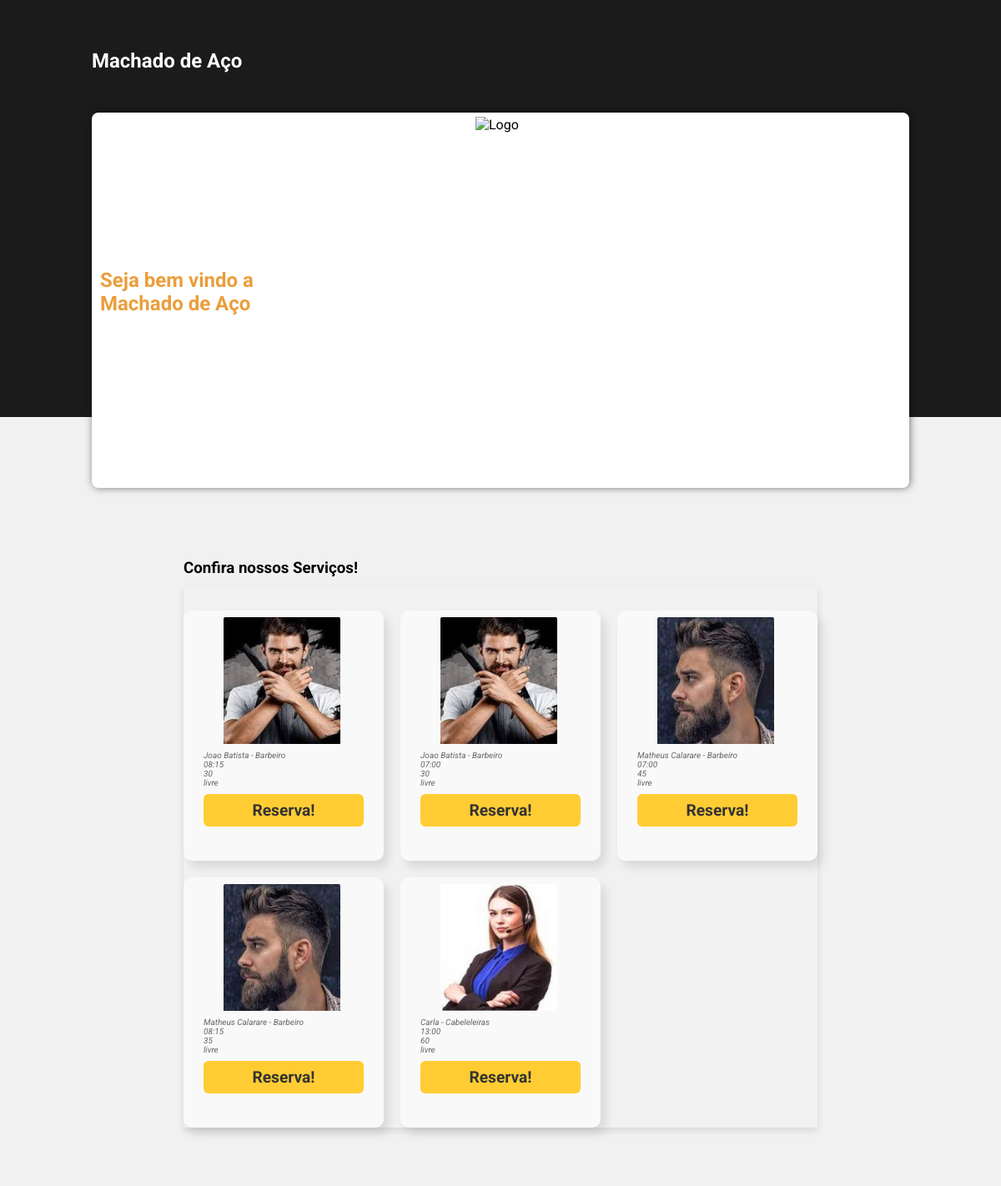
The page /machado-de-aco/horarios/ on the database as committed earlier.
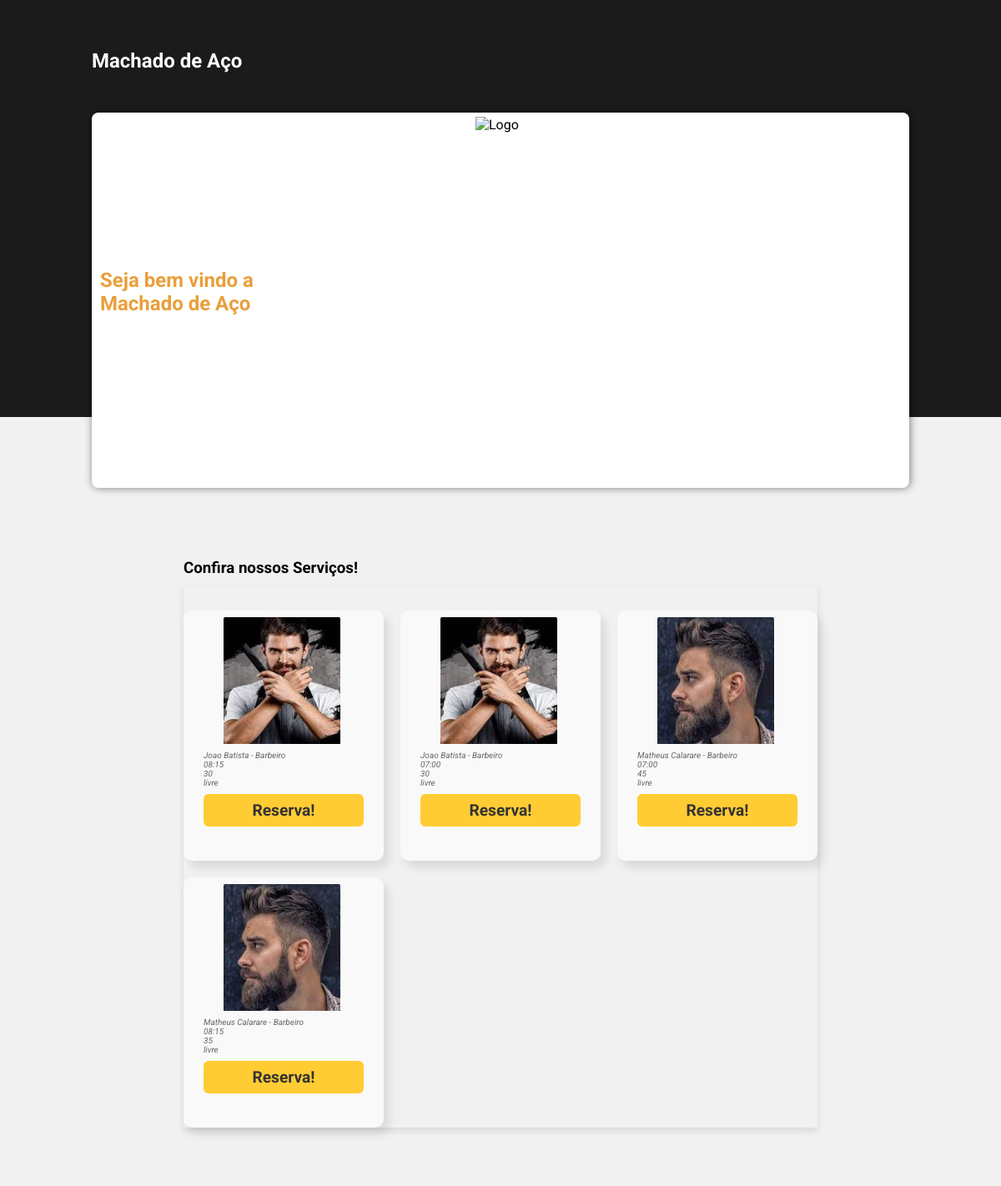
The same page on the database as committed later.
### core/models.py (models this page shows, shortened)
class HorarioAtendimento(models.Model):
    empresa = models.ForeignKey('Empresa', on_delete=models.CASCADE,null=True, blank=True)
    profissional = models.ForeignKey('Profissional', on_delete=models.CASCADE,null=True, blank=True)
    hora_abertura = models.TimeField(null=True, blank=True)
    duracao_minutos = models.IntegerField(null=True, blank=True)
    confirmacao = models.BooleanField(default=False,null=True, blank=True)
    def get_confirmacao_display(self):
        return "reservado" if self.confirmacao else "livre"

class Profissional(models.Model):
    empresa = models.ForeignKey('Empresa', on_delete=models.CASCADE)
    nome = models.CharField(max_length=100)
    imagem = models.ImageField(upload_to='imagens/',blank=True, null=True)
    especialidade = models.ForeignKey(Servicos, on_delete=models.CASCADE)
    def __str__(self):
        return f'{self.nome} - {self.especialidade}'

class Servicos(models.Model):
    empresa = models.ForeignKey('Empresa', on_delete=models.CASCADE, null=True, blank=True)
    servico = models.CharField(max_length=100, null=True, blank=True)
    imagem = models.ImageField(upload_to='imagens/',blank=True, null=True)
    descricao = models.TextField(null=True, blank=True)
    def __str__(self):
        return f'{self.servico}'

### core/visivel.py (the view)
# urls.py: path('<slug:empresa_slug>/horarios/', HorarioAtendimentoViwe.as_view(), name='horariosempresa'),
class HorarioAtendimentoViwe(View):
    def get(self, request, empresa_slug):
        empresa = Empresa.objects.get(slug=empresa_slug)
        profissionais = Profissional.objects.filter(empresa=empresa)
        horarios = HorarioAtendimento.objects.filter(empresa=empresa, confirmacao=False)
        return render(request, 'visivel/horarios.html',{'empresa':empresa, 'profissionais' : profissionais, 'horarios' : horarios})

### templates/visivel/horarios.html
{% extends 'visivel/base.html' %}
{%block content%}
    <section class="menu" id="menu">
        <div class="menu-content">
          <div class="menu-title-wrapper">
            <h3>Confira nossos Serviços!</h3>
          </div>
  <div class="menu-card-wrapper">
    {% for hora in horarios %}
    <div class="menu-card-item pizza ativo">
        <img src="{{ hora.profissional.imagem.url }}" width="168" height="168"/>
        <div class="menu-card-content">
                <p>{{ hora.profissional }}</p>
                <p>{{ hora.hora_abertura }}</p>
                <p>{{ hora.duracao_minutos }}</p>
                <p>{{ hora.get_confirmacao_display  }}</p>
            <button type="button" class="adicionar-ao-carrinho" data-produto-id="{{ produto.id }}">Reserva!</button>
        </div>
      </div>
    {% endfor %}
  </div>
{%endblock%}

Rows that differ between the two databases and show on the page:
removed HorarioAtendimento: profissional.imagem (picture), profissional "Carla - Cabeleleiras", hora_abertura "13:00", duracao_minutos "60", confirmacao "livre"
